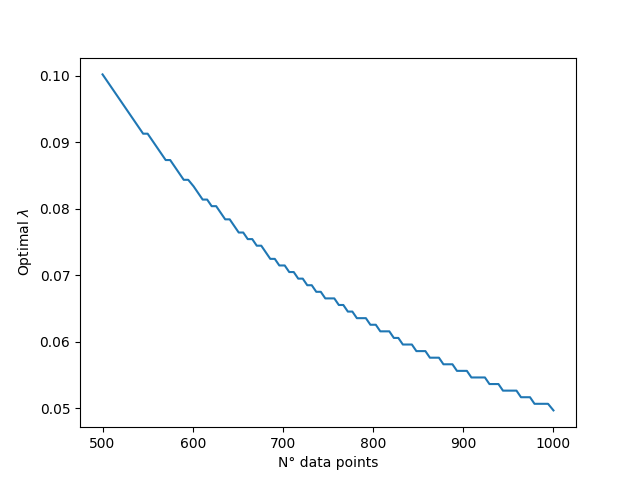

Reproduce this figure in Python.
import numpy as np
import math
import matplotlib.pyplot as plt

N = 100
n = np.linspace(500, 1000, N, dtype=int)
optLam = np.zeros(N)

for l in range(0,N):
	d = 50

	X = np.random.normal(0,1,size=(n[l],d))

	w = (1/math.sqrt(d)) * np.ones(shape=d)

	k=1000
	lam = np.linspace(0.01,1,k)

	S = (1/n[l]) * np.matmul(np.transpose(X), X)
	eigvalS, _ = np.linalg.eig(S)

	ER = np.zeros(k)
	for i in range(0,k):
	    for j in range(0,d):
	        ER[i] = ER[i] + ((w[j]**2) * eigvalS[j]) / (1 + eigvalS[j] / lam[i])**2 + (1/n[l]) * eigvalS[j]**2 / (lam[i] + eigvalS[j])**2

	optLam[l] = lam[np.argmin(ER)]

plt.plot(n,optLam)
plt.xlabel("N° data points")
plt.ylabel("Optimal $\lambda$")
plt.show()
